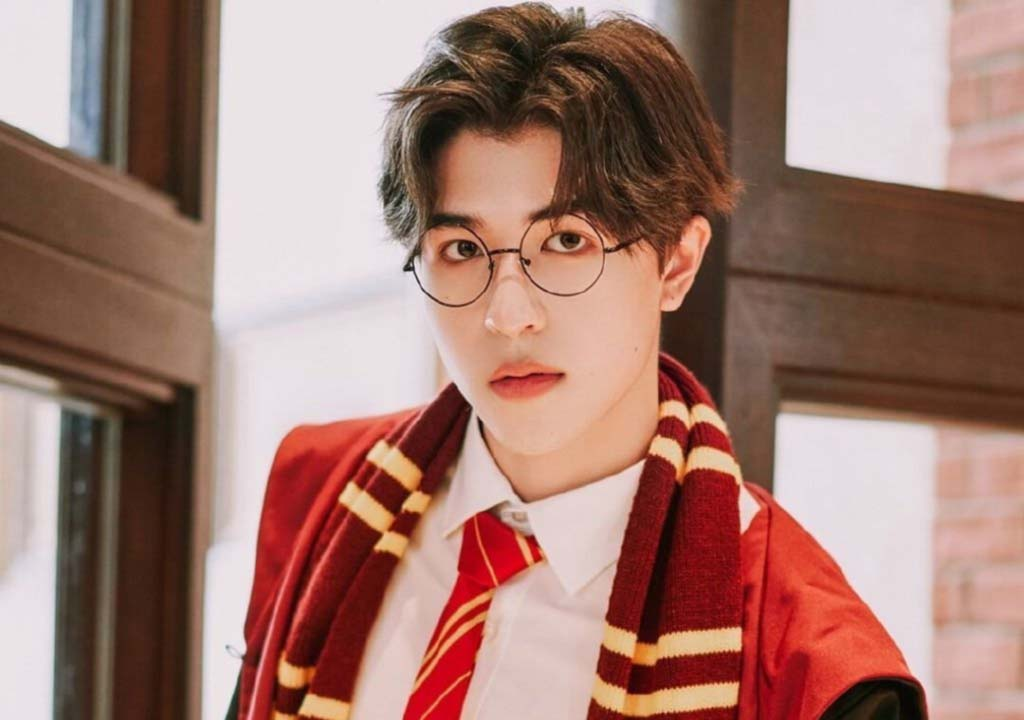
#> input picture Activity/Activity#2/harry.jpg, 1024 x 720 px
$ jupyter execute image_processing-activity2.1.ipynb
#> lines starting #> are read from the running program, lines starting #| are printed output that depends on the picture
[cell 1]
import cv2
import matplotlib.pyplot as plt

#2.1

[cell 2]
image = cv2.imread("harry.jpg")
#> image is the input picture: shape (720, 1024, 3); mean B, G, R 113, 123, 161.8

scale = 0.5
width = int((image.shape[1])* scale)
#> width = 512
height = int((image.shape[0])* scale)
#> height = 360
re_img = cv2.resize(image,(width,height))

img_rgb = cv2.cvtColor(re_img, cv2.COLOR_BGR2RGB)
img_hsv = cv2.cvtColor(re_img, cv2.COLOR_BGR2HSV)
#> img_hsv: shape (360, 512, 3); mean H, S, V 52, 97.6, 162.2
img_hls = cv2.cvtColor(re_img, cv2.COLOR_BGR2HLS)
#> img_hls: shape (360, 512, 3); mean of channels 0, 1, 2 53.5, 137.1, 94.2
img_YCrCb = cv2.cvtColor(re_img, cv2.COLOR_BGR2YCrCb)
#> img_YCrCb: shape (360, 512, 3); mean of channels 0, 1, 2 133.6, 148.2, 116.4

r,g,b = img_rgb[:,:,0], img_rgb[:,:,1], img_rgb[:,:,2]
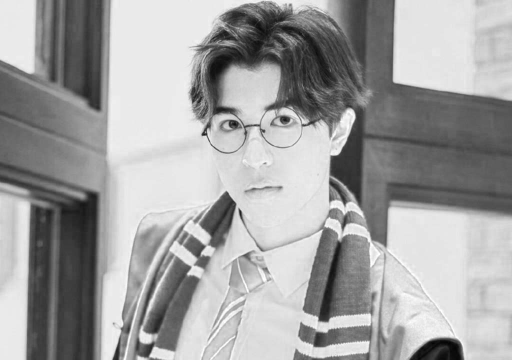
#> r: shape (360, 512); min 4, max 255, mean 161.9
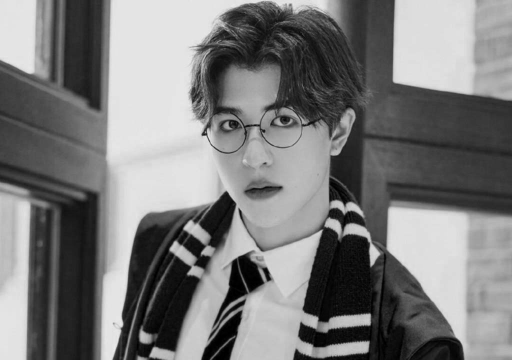
#> g: shape (360, 512); min 0, max 235, mean 123.1
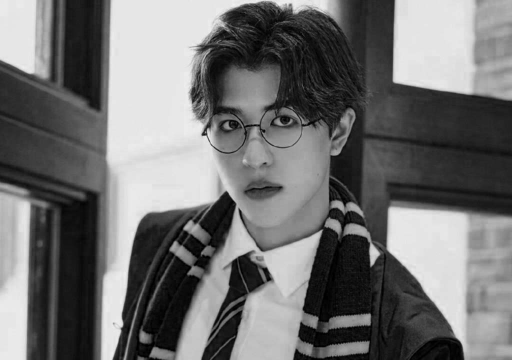
#> b: shape (360, 512); min 0, max 240, mean 113.1
h,s,v = img_hsv[:,:,0], img_hsv[:,:,1], img_hsv[:,:,2]
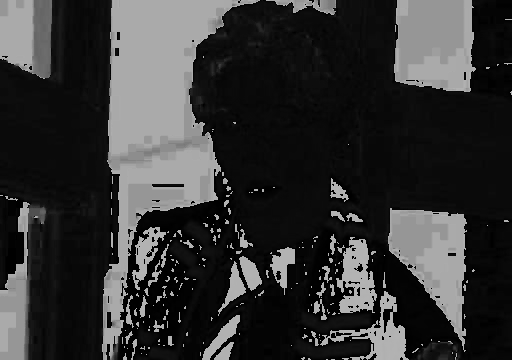
#> h: shape (360, 512); min 0, max 179, mean 52
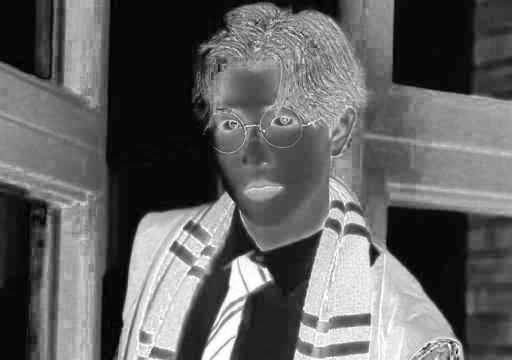
#> s: shape (360, 512); min 0, max 255, mean 97.6
h1,l,s1 = img_hls[:,:,0], img_hls[:,:,1], img_hls[:,:,2]
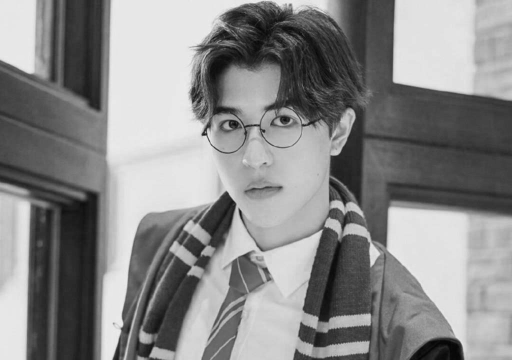
#> l: shape (360, 512); min 4, max 236, mean 137.1
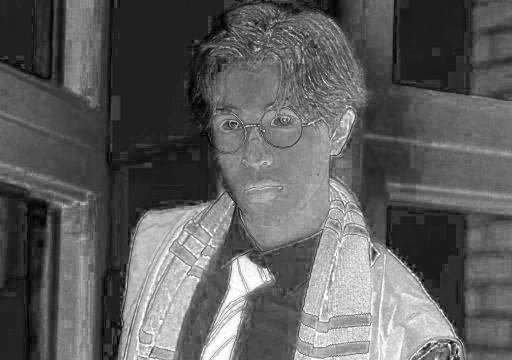
#> s1: shape (360, 512); min 0, max 255, mean 94.2
y,cb,cr = img_YCrCb[:,:,0], img_YCrCb[:,:,1], img_YCrCb[:,:,2]
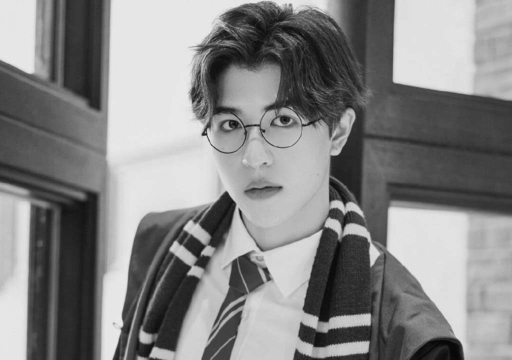
#> y: shape (360, 512); min 5, max 235, mean 133.6
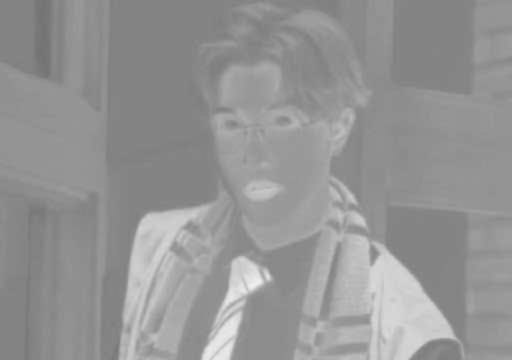
#> cb: shape (360, 512); min 115, max 240, mean 148.2
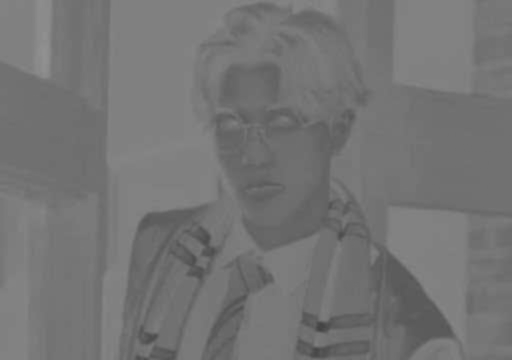
#> cr: shape (360, 512); min 66, max 145, mean 116.4

fig, ax = plt.subplots(4, 4, figsize=(12,12))
fig.patch.set_facecolor('white')

#RGB
ax[0, 0].set_title('RGB')
ax[0, 0].imshow(img_rgb)

ax[0, 1].set_title('R')
ax[0, 1].imshow(r,cmap ='gray')

ax[0, 2].set_title('G')
ax[0, 2].imshow(g,cmap ='gray')

ax[0, 3].set_title('B')
ax[0, 3].imshow(b,cmap ='gray')

#HSV
ax[1, 0].set_title('HSV')
ax[1, 0].imshow(img_hsv)

ax[1, 1].set_title('H')
ax[1, 1].imshow(h,cmap ='gray')

ax[1, 2].set_title('S')
ax[1, 2].imshow(s,cmap ='gray')

ax[1, 3].set_title('V')
ax[1, 3].imshow(v,cmap ='gray')

#HLS
ax[2, 0].set_title('HLS')
ax[2, 0].imshow(img_hls)

ax[2, 1].set_title('H')
ax[2, 1].imshow(h1,cmap ='gray')

ax[2, 2].set_title('L')
ax[2, 2].imshow(l,cmap ='gray')

ax[2, 3].set_title('S')
ax[2, 3].imshow(s1,cmap ='gray')

#YCrCb
ax[3, 0].set_title('YCrCb')
ax[3, 0].imshow(img_YCrCb)

ax[3, 1].set_title('Y')
ax[3, 1].imshow(y,cmap ='gray')

ax[3, 2].set_title('Cr')
ax[3, 2].imshow(cr,cmap ='gray')

ax[3, 3].set_title('Cb')
ax[3, 3].imshow(cb,cmap ='gray')

plt.show()

$ run again, with Activity/Activity#2/threebear.jpg copied over Activity/Activity#2/harry.jpg
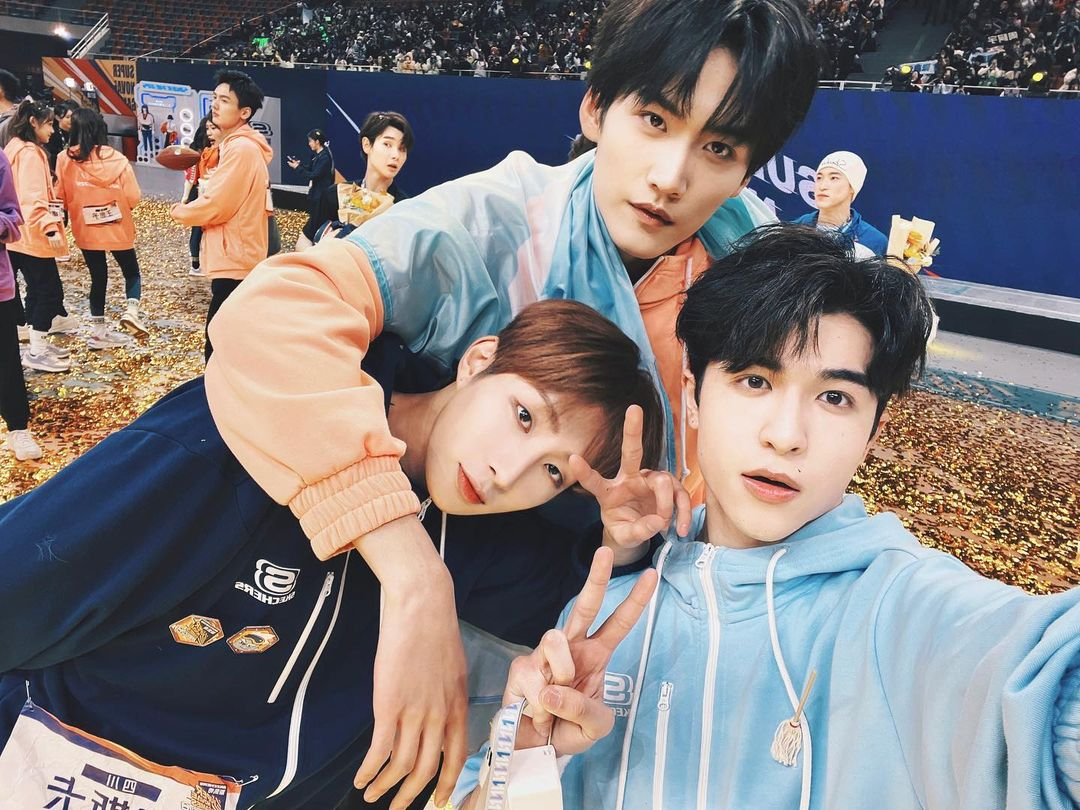
#> input picture Activity/Activity#2/threebear.jpg, 1080 x 810 px
#> image is the input picture: shape (810, 1080, 3); mean B, G, R 122.3, 121.5, 128.5
#> img_hsv: shape (405, 540, 3); mean H, S, V 71.1, 78.2, 147.2
#> img_hls: shape (405, 540, 3); mean of channels 0, 1, 2 71.1, 125.5, 84.3
#> img_YCrCb: shape (405, 540, 3); mean of channels 0, 1, 2 123.8, 131.4, 127.2
#> `y,cb,cr = img_YCrCb[:,:,0], img_YCrCb[:,:,1], img_YCrCb[:,:,2]`:
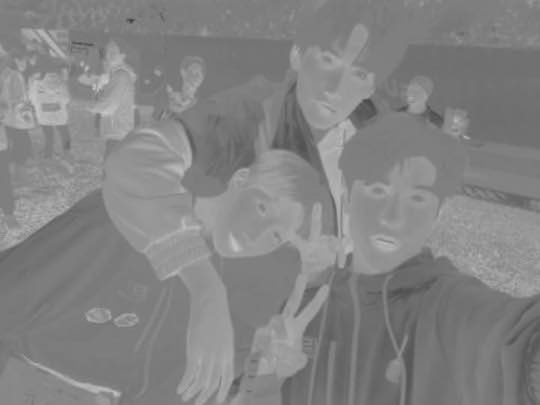
#> cb: shape (405, 540); min 61, max 202, mean 131.4
#> `y,cb,cr = img_YCrCb[:,:,0], img_YCrCb[:,:,1], img_YCrCb[:,:,2]`:
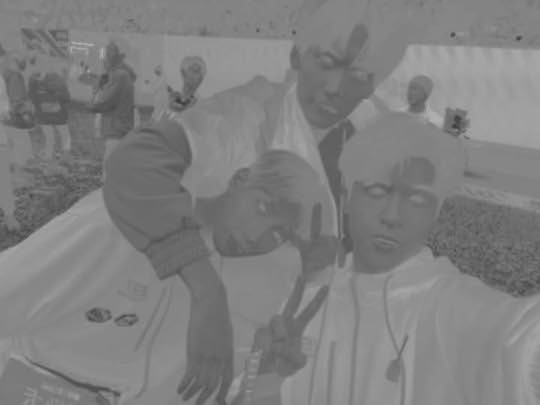
#> cr: shape (405, 540); min 56, max 180, mean 127.2
